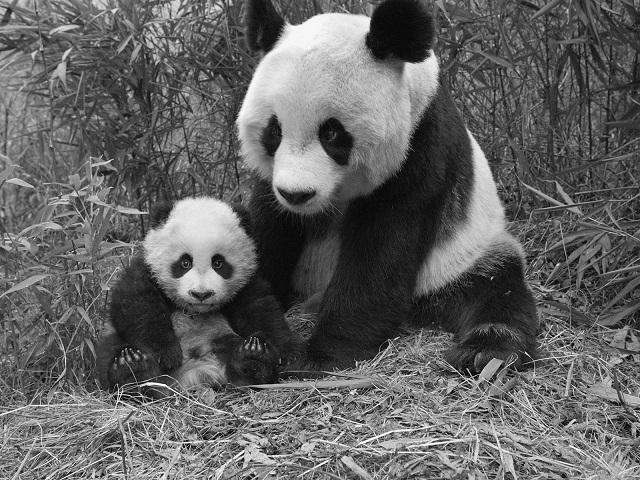
#> input picture HW4/Q3/P3.jpg, 640 x 480 px
$ jupyter execute Q3.ipynb
#> lines starting #> are read from the running program, lines starting #| are printed output that depends on the picture
## Importing Libraries

[cell 1]
import numpy as np
import imageio as iio
import matplotlib.pyplot as plt
from scipy import ndimage

## Calculating DFT

[cell 2]
img = iio.imread('P3.jpg')
#> img is the input picture: shape (480, 640); min 0, max 255, mean 98.3
F = np.fft.fftshift(np.fft.fft2(img))

def scale(img):
    '''
    A function for scaling image between 0 and 255.
    '''
    return np.uint8((img-np.min(img))/(np.max(img)-np.min(img))*255)
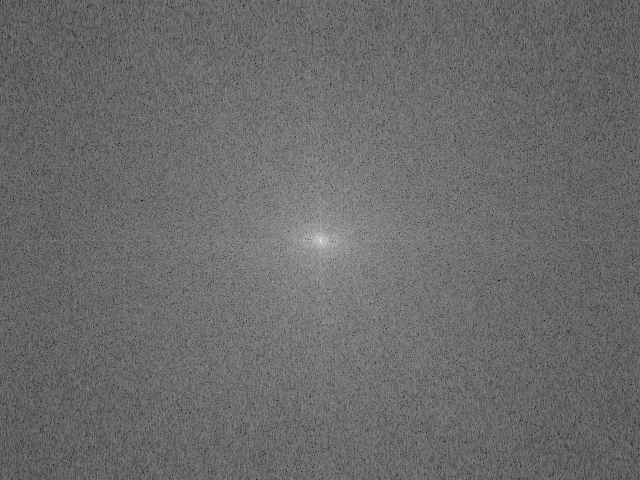
#> returned value: shape (480, 640); min 0, max 255, mean 106.9

def show_image(img, title='', save=False, name=''):
    '''
    a function for showing images
    '''
#> called with title = '', save = True, name = 'Q3_1.jpg'
    plt.figure()
    plt.imshow(img, cmap='gray')
    plt.xticks([])
    plt.yticks([])
    plt.title(title)
    if save:
        iio.imwrite(name, img)
    plt.show()

show_image(scale(20*np.log10(np.abs(F)+1e-3)), save=True, name='Q3_1.jpg')

## Calculating Power Spectral Density

[cell 3]
Sf = np.abs(F)**2

show_image(scale(20*np.log10(Sf+1e-3)), save=True, name='Q3_2.jpg')

## Adding Noise

[cell 4]
sigma = 10
corrupted = scale(img.copy() + np.random.normal(0, sigma, size=img.shape))
#> in scale (call 3), `return np.uint8((img-np.min(img))/(np.max(img)-np.min(img))*255)`:
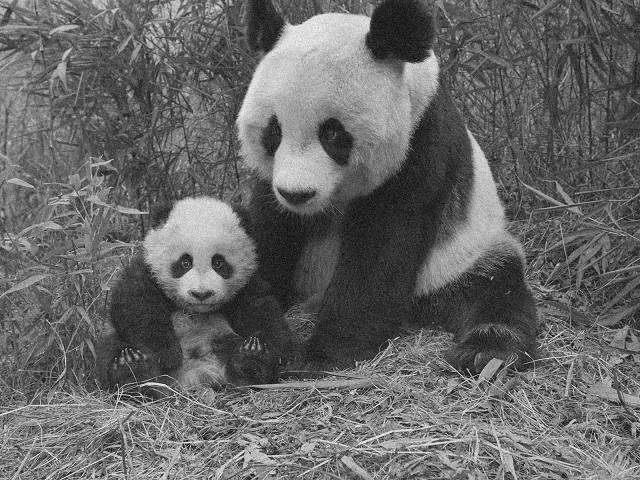
#> returned value: shape (480, 640); min 0, max 255, mean 102.7

show_image(corrupted, save=True, name='corrupted.jpg')

## Creating Wiener Filter

[cell 5]
N = 2e6
Wiener = 1 / (1 + N*sigma**2/Sf)
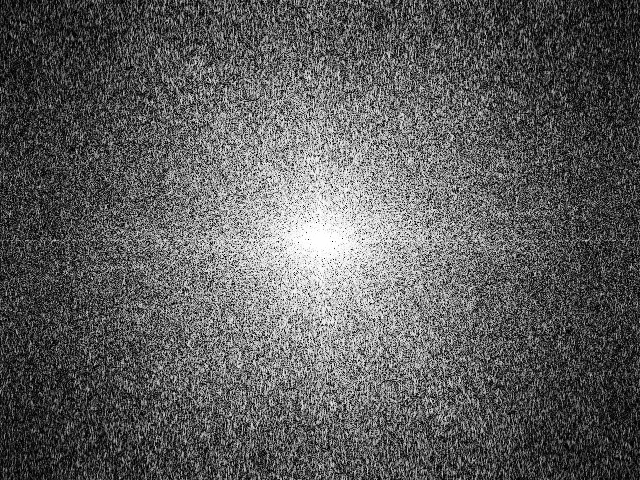
#> Wiener: shape (480, 640) float64; min 3.55e-06, max 1, mean 0.365

show_image(scale(20*np.log10(np.abs(Wiener)+1e-3)), save=True, name='Q3_3.jpg')
#> in scale (call 4), `return np.uint8((img-np.min(img))/(np.max(img)-np.min(img))*255)`:
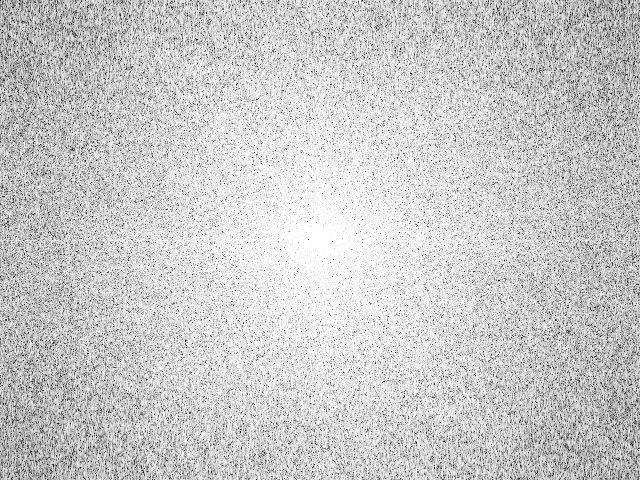
#> returned value: shape (480, 640); min 0, max 255, mean 202.9

## Estimating $\hat{F}(u,v)$

[cell 6]
F_hat = Wiener*np.fft.fftshift(np.fft.fft2(corrupted))

show_image(scale(20*np.log10(np.abs(F_hat)+1e-3)), save=True, name='Q3_4.jpg')
#> in scale (call 5), `return np.uint8((img-np.min(img))/(np.max(img)-np.min(img))*255)`:
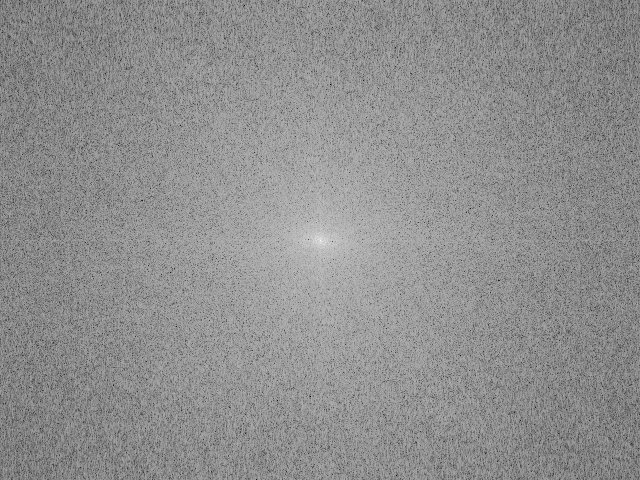
#> returned value: shape (480, 640); min 0, max 255, mean 143

## Estimating $\hat{f}(x,y)$

[cell 7]
f_hat = np.fft.ifft2(np.fft.ifftshift(F_hat))
f_hat = scale(f_hat.real)

show_image(f_hat, save=True, name='Q3_5.jpg')

## Point Spread Function

[cell 8]
N = 1e12
Wiener = 1 / (1 + N*sigma**2/Sf)
h = np.fft.ifft2(np.fft.ifftshift(Wiener))
h = scale(h.real)
#> in scale (call 7), `return np.uint8((img-np.min(img))/(np.max(img)-np.min(img))*255)`:
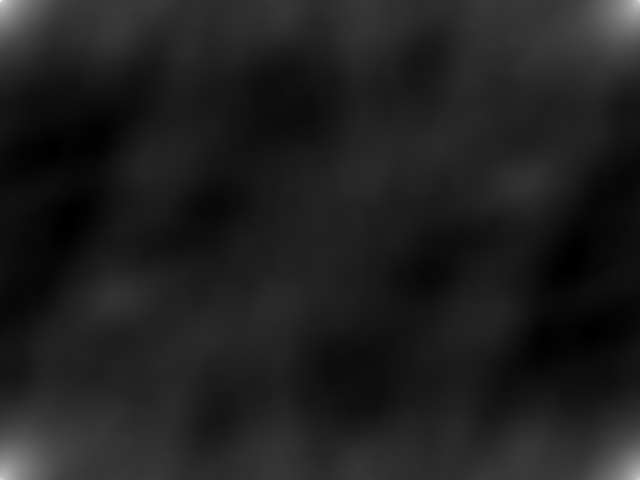
#> returned value: shape (480, 640); min 0, max 255, mean 31.5

show_image(h, save=True, name='Q3_6.jpg')
